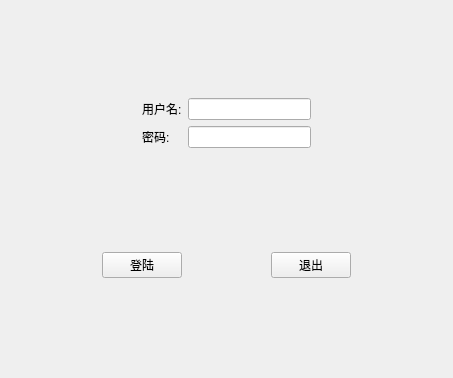
<?xml version="1.0" encoding="UTF-8"?>
<ui version="4.0">
 <class>MainWindow</class>
 <widget class="QMainWindow" name="MainWindow">
  <property name="geometry">
   <rect>
    <x>0</x>
    <y>0</y>
    <width>453</width>
    <height>378</height>
   </rect>
  </property>
  <property name="windowTitle">
   <string>MainWindow</string>
  </property>
  <widget class="QWidget" name="centralwidget">
   <layout class="QVBoxLayout" name="verticalLayout">
    <item>
     <widget class="QWidget" name="widget" native="true">
      <property name="sizePolicy">
       <sizepolicy hsizetype="Preferred" vsizetype="Fixed">
        <horstretch>0</horstretch>
        <verstretch>0</verstretch>
       </sizepolicy>
      </property>
      <layout class="QGridLayout" name="gridLayout_2">
       <item row="1" column="1">
        <widget class="QLabel" name="label_2">
         <property name="text">
          <string>密码:</string>
         </property>
        </widget>
       </item>
       <item row="0" column="2">
        <widget class="QLineEdit" name="lineEdit_2"/>
       </item>
       <item row="1" column="2">
        <widget class="QLineEdit" name="lineEdit"/>
       </item>
       <item row="1" column="3">
        <spacer name="horizontalSpacer_7">
         <property name="orientation">
          <enum>Qt::Horizontal</enum>
         </property>
         <property name="sizeHint" stdset="0">
          <size>
           <width>40</width>
           <height>20</height>
          </size>
         </property>
        </spacer>
       </item>
       <item row="0" column="0">
        <spacer name="horizontalSpacer_4">
         <property name="orientation">
          <enum>Qt::Horizontal</enum>
         </property>
         <property name="sizeHint" stdset="0">
          <size>
           <width>40</width>
           <height>20</height>
          </size>
         </property>
        </spacer>
       </item>
       <item row="1" column="0">
        <spacer name="horizontalSpacer_6">
         <property name="orientation">
          <enum>Qt::Horizontal</enum>
         </property>
         <property name="sizeHint" stdset="0">
          <size>
           <width>40</width>
           <height>20</height>
          </size>
         </property>
        </spacer>
       </item>
       <item row="0" column="1">
        <widget class="QLabel" name="label">
         <property name="text">
          <string>用户名:</string>
         </property>
        </widget>
       </item>
       <item row="0" column="3">
        <spacer name="horizontalSpacer_5">
         <property name="orientation">
          <enum>Qt::Horizontal</enum>
         </property>
         <property name="sizeHint" stdset="0">
          <size>
           <width>40</width>
           <height>20</height>
          </size>
         </property>
        </spacer>
       </item>
      </layout>
     </widget>
    </item>
    <item>
     <widget class="QWidget" name="widget_2" native="true">
      <property name="sizePolicy">
       <sizepolicy hsizetype="Preferred" vsizetype="Fixed">
        <horstretch>0</horstretch>
        <verstretch>0</verstretch>
       </sizepolicy>
      </property>
      <layout class="QGridLayout" name="gridLayout_3">
       <item row="0" column="0">
        <spacer name="horizontalSpacer_2">
         <property name="orientation">
          <enum>Qt::Horizontal</enum>
         </property>
         <property name="sizeHint" stdset="0">
          <size>
           <width>78</width>
           <height>20</height>
          </size>
         </property>
        </spacer>
       </item>
       <item row="0" column="1">
        <widget class="QPushButton" name="pushButton">
         <property name="text">
          <string>登陆</string>
         </property>
        </widget>
       </item>
       <item row="0" column="2">
        <spacer name="horizontalSpacer">
         <property name="orientation">
          <enum>Qt::Horizontal</enum>
         </property>
         <property name="sizeHint" stdset="0">
          <size>
           <width>78</width>
           <height>20</height>
          </size>
         </property>
        </spacer>
       </item>
       <item row="0" column="3">
        <widget class="QPushButton" name="pushButton_2">
         <property name="text">
          <string>退出</string>
         </property>
        </widget>
       </item>
       <item row="0" column="4">
        <spacer name="horizontalSpacer_3">
         <property name="orientation">
          <enum>Qt::Horizontal</enum>
         </property>
         <property name="sizeHint" stdset="0">
          <size>
           <width>78</width>
           <height>20</height>
          </size>
         </property>
        </spacer>
       </item>
      </layout>
     </widget>
    </item>
   </layout>
  </widget>
 </widget>
 <resources/>
 <connections/>
</ui>
